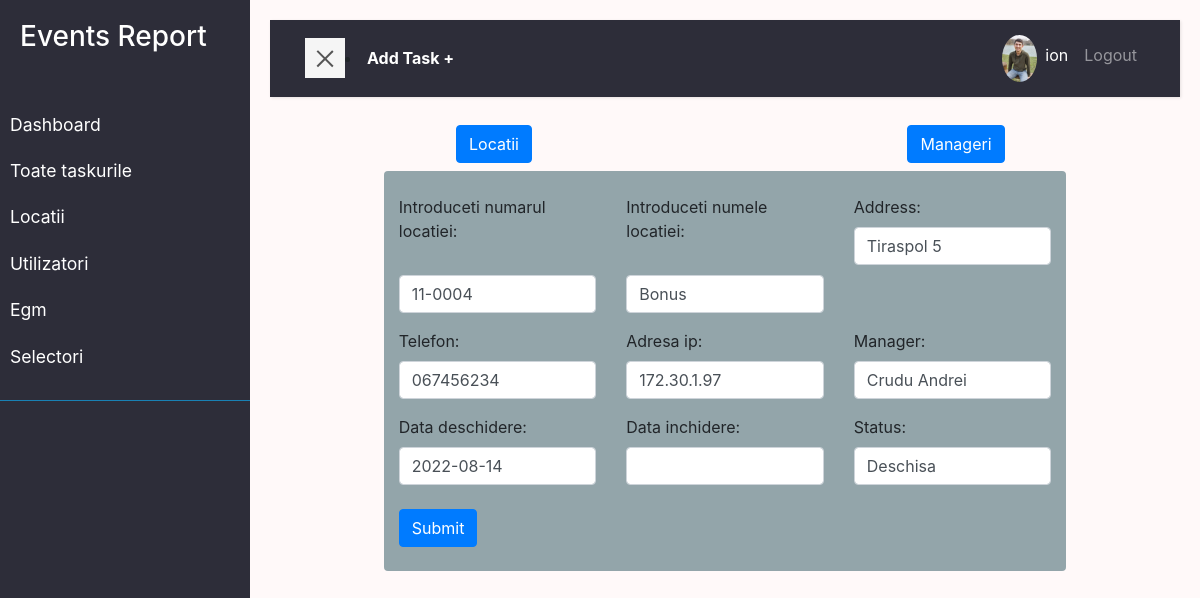
Screenshot of /location/location-edith/1/ (signed in) with the database file from the repository.
### user/models.py (models this page shows, shortened)
class Profile(models.Model):
    user = models.OneToOneField(
        User, on_delete=models.DO_NOTHING, null=True, blank=True)
    nume = models.CharField(max_length=200, blank=True, null=True)
    prenume = models.CharField(max_length=200, blank=True, null=True)
    email = models.EmailField(max_length=500, blank=True, null=True)
    email_serviciu = models.EmailField(
        max_length=500, unique=True, blank=True, null=True)
    username = models.CharField(max_length=200, blank=True, null=True)
    location = models.CharField(max_length=200, blank=True, null=True)
    functie = models.CharField(
        max_length=200, blank=True, null=True, default='Tehnician Electronica')
    profile_image = models.ImageField(
        null=True, blank=True, upload_to='profiles/', default='profiles/user-default.png')
    url_facebook = models.CharField(max_length=200, blank=True, null=True)
    phone = models.CharField(max_length=200, blank=True, null=True)
    phone_serviciu = models.CharField(max_length=200, blank=True, null=True)
    created = models.DateTimeField(auto_now_add=True)
    id = models.UUIDField(default=uuid.uuid4, unique=True,
                          primary_key=True, editable=False)
    class Meta:
        ordering = ['created']
    @property
    def imageURL(self):
        try:
            url = self.profile_image.url
        except:
            url = ''
        return url

### location/models.py (models this page shows, shortened)
class Location(models.Model):
    STAT = (
        ('deschisa', 'Deschisa'),
        ('inchisa', 'Inchisa'),
        ('in_progres', 'In progres'),
    )
    numar = models.CharField(max_length=200)
    name = models.CharField(max_length=200, null=True, blank=True)
    address = models.CharField(max_length=200, null=True, blank=True)
    status = models.CharField(max_length=200, choices=STAT)
    telefon = models.CharField(max_length=200, null=True, blank=True)
    adresa_ip = models.CharField(max_length=200, null=True, blank=True)
    manager = models.ForeignKey(
        'Manager', null=True, blank=True, on_delete=models.SET_NULL)
    data_deschidere = models.DateField(null=True, blank=True)
    data_inchidere = models.DateField(null=True, blank=True)
    created = models.DateTimeField(auto_now_add=True, null=True, blank=True)

### location/views.py (the view)
# urls.py: path('location-edith/<str:pk>/', views.edithLocation, name='location-edith'),
@login_required(login_url='login')
def edithLocation(request, pk):
    locatia = Location.objects.get(id=pk)
    form = LocationForm(instance=locatia)
    if request.method == 'POST':
        form = LocationForm(request.POST, instance=locatia)
        if form.is_valid:
            form.save()
            return redirect('locations')
    context = {'form': form}
    return render(request, 'location/location_form.html', context)

### location/forms.py
class LocationForm(ModelForm):
    class Meta:
        model = Location
        fields = ['numar', 'name', 'address', 'telefon', 'adresa_ip',
                  'manager', 'data_deschidere', 'data_inchidere', 'status']
        labels = {
            'numar': 'Introduceti numarul locatiei',
            'name': 'Introduceti numele locatiei',
        }
    def __init__(self, *args, **kwargs):
        super(LocationForm, self).__init__(*args, **kwargs)
        for name, field in self.fields.items():
            field.widget.attrs.update({'class': 'form-control'})

### location/models.py (called while the page is built)
    def __str__(self):
        return self.nume

### location/templates/location/location_form.html (shortened to what this page needs)
{% extends 'main.html' %}
{% block content %}
<div class="row text-center p-2">
  <div class="col">
    <a class="btn btn-primary" href="{% url 'locations' %}">Locatii</a>
  </div>
  <div class="col">
    <a class="btn btn-primary" href="{% url 'managers' %}">Manageri</a>
  </div>
</div>
<div class="form_in col-9 container rounded">
  <br />
  <form method="POST">
    <div class="row g-3">
       {% for field in form %}
      <div class="col-md-4">
        <label>{{field.label}}:</label>
        {{field}}
      </div>
      {% endfor %}
    </div>
    <br />
    <input class="btn btn-primary" type="submit" value="Submit" />
    <br /><br />
  </form>
</div>
{% endblock %}

### templates/navbar.html (shortened to what this page needs)
    <div class="wrapper">
        <nav id="sidebar" >
            <div class="sidebar-header">
                <h3>Events Report</h3>
            </div>
            <ul class="list-unstyled components">
                <li >
                   <a href="{% url 'dashboard' %}">Dashboard</a>
                   <a href="{% url 'tasks'%}">Toate taskurile</a>
                   <a href="{% url 'locations' %}">Locatii</a>
                   <a href="{% url 'profiles' %}">Utilizatori</a>
                   <a href="{% url 'egm' %}">Egm</a>
                   {% if request.user.is_staff %}
                   <a href="{% url 'selectori' %}">Selectori</a>
                   {% endif %}
                </li>
            </ul>
        </nav>
        <div id="content">
            <nav class="navbar navbar-expand-lg navbar-dark bg-nn">
                <div class="container-fluid">
                    <button type="button" id="sidebarCollapse" class="navbar-btn btn-blue ">
                        <span></span>
                    </button> <li class="nav-item active "><a  class="text-white fw-bold" href="{% url 'task-form' %}?next=/">Add Task +</a></li>
                    <div class="collapse navbar-collapse  " id="navbarSupportedContent">
                        <ul class="nav navbar-nav  ml-auto">
                            {% if request.user.is_authenticated %}
                            <li class="nav-item active"><a class="" href="{% url 'account' %}"><img src="{{request.user.profile.imageURL}}"
                                alt="avatar"class="rounded-circle img-fluid" style="width: 35px;"></a></li>
                            <li class="nav-item active"><a class="nav-link" href="{% url 'account' %}">{{request.user.profile.username}}</a></li>
                            <li class="nav-item"><a class="nav-link" href="{% url 'logout' %}">Logout</a></li>
                            {% else %}
                            <li class="nav-item"><a class="nav-link" href="{% url 'login' %}">Login/Sign Up</a></li>
                            {% endif %}
                        </ul>
                    </div>
                </div>
            </nav>
</body>
</html>

### static/styles/app.css (style rules this page uses)
:root { --color-sub: #2d2d39; --color-sub1: #12528f; }
.form_in { background-color: #93a5aa; min-width: 30rem; min-height: 10rem; }

### static/styles/main.css (style rules this page uses)
:root { --color-sub: #2d2d39; --color-sub1: #275179; }
body { background: #fff9f9; }
a, a:hover, a:focus { color: inherit; text-decoration: none; transition: all 0.3s; }
.navbar { padding: 15px 20px; background: var(--color-sub); border: none; border-radius: 0; margin-bottom: 20px; box-shadow: 1px 1px 3px rgba(0, 0, 0, 0.1); }
.navbar-btn { box-shadow: none; outline: none !important; border: none; }
.wrapper { display: flex; width: 100%; align-items: stretch; perspective: 1500px; }
#sidebar { min-width: 250px; max-width: 250px; background: var(--color-sub); color: #fff; transition: all 0.6s cubic-bezier(0.945, 0.020, 0.270, 0.665); transform-origin: bottom left; }
#sidebar .sidebar-header { padding: 20px; background:var(--color-sub); }
#sidebar ul.components { padding: 20px 0; border-bottom: 1px solid #1981b4; }
#sidebar ul li a { padding: 10px; font-size: 1.1em; display: block; }
#content { width: 100%; padding: 20px; min-height: 100vh; transition: all 0.3s; }
#sidebarCollapse { width: 40px; height: 40px; background: #f5f5f5; cursor: pointer; }
#sidebarCollapse span { width: 80%; height: 2px; margin: 0 auto; display: block; background: #555; transition: all 0.8s cubic-bezier(0.810, -0.330, 0.345, 1.375); transition-delay: 0.2s; }
#sidebarCollapse span:last-of-type { transform: rotate(-45deg) translate(1px, -1px); }

### rows the page displays
Location: form "11-0004" "Bonus" "Tiraspol 5" "067456234" "172.30.1.97" "Crudu Andrei" "2022-08-14" "Deschisa"

### other values shown
{{ request.user.profile.username }} "ion"
{{ field.label }} "Introduceti numarul locatiei" "Introduceti numele locatiei" "Address" "Telefon" "Adresa ip" "Manager" "Data deschidere" "Data inchidere" "Status"
